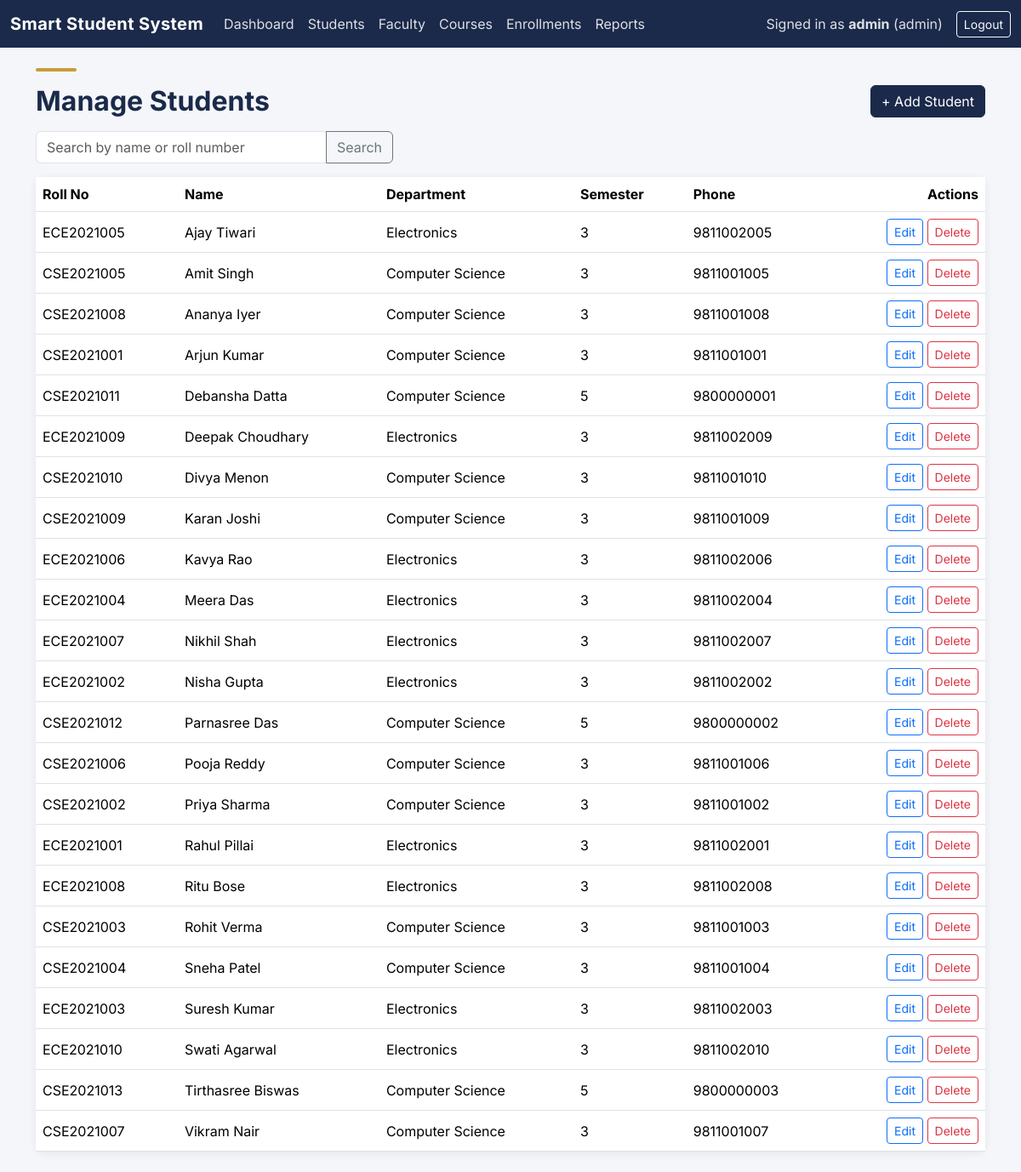
/admin/students/list.php (signed in), run on the app's committed database.
### tables this page shows
CREATE TABLE `students` (
  `student_id` int(11) NOT NULL,
  `user_id` int(11) DEFAULT NULL,
  `roll_number` varchar(20) NOT NULL,
  `full_name` varchar(100) NOT NULL,
  `dob` date DEFAULT NULL,
  `gender` enum('Male','Female','Other') DEFAULT NULL,
  `department_id` int(11) DEFAULT NULL,
  `current_semester` int(11) DEFAULT 1,
  `batch_year` year(4) DEFAULT NULL,
  `phone` varchar(15) DEFAULT NULL,
  `address` text DEFAULT NULL,
  `photo_path` varchar(255) DEFAULT NULL,
  `admission_date` date DEFAULT NULL
);

CREATE TABLE `departments` (
  `department_id` int(11) NOT NULL,
  `department_name` varchar(100) NOT NULL,
  `department_code` varchar(10) NOT NULL
);

### admin/students/list.php (the view, shortened to what this page needs)
<?php
require_once __DIR__ . '/../../config/db.php';
$search = trim($_GET['q'] ?? '');
if ($search !== '') {
    $like = "%$search%";
    $stmt = $pdo->prepare(
        "SELECT s.*, d.department_name FROM students s
         LEFT JOIN departments d ON s.department_id = d.department_id
         WHERE s.full_name LIKE ? OR s.roll_number LIKE ?
         ORDER BY s.full_name"
    );
    $stmt->execute([$like, $like]);
} else {
    $stmt = $pdo->query(
        "SELECT s.*, d.department_name FROM students s
         LEFT JOIN departments d ON s.department_id = d.department_id
         ORDER BY s.full_name"
    );
}
$students = $stmt->fetchAll();
include __DIR__ . '/../../includes/header.php';
?>
<div class="accent-bar"></div>
<div class="d-flex justify-content-between align-items-center mb-3 flex-wrap gap-2">
  <h2 class="mb-0">Manage Students</h2>
  <a href="add.php" class="btn btn-primary">+ Add Student</a>
</div>
<form method="GET" class="mb-3">
  <div class="input-group" style="max-width: 420px;">
    <input type="text" name="q" class="form-control" placeholder="Search by name or roll number" value="<?= htmlspecialchars($search) ?>">
    <button class="btn btn-outline-secondary" type="submit">Search</button>
  </div>
</form>
<div class="card">
  <div class="table-responsive">
    <table class="table table-hover mb-0 align-middle">
      <thead>
        <tr>
          <th>Roll No</th>
          <th>Name</th>
          <th>Department</th>
          <th>Semester</th>
          <th>Phone</th>
          <th class="text-end">Actions</th>
        </tr>
      </thead>
      <tbody>
        <?php foreach ($students as $s): ?>
        <tr>
          <td><?= htmlspecialchars($s['roll_number']) ?></td>
          <td><?= htmlspecialchars($s['full_name']) ?></td>
          <td><?= htmlspecialchars($s['department_name'] ?? '—') ?></td>
          <td><?= htmlspecialchars((string)$s['current_semester']) ?></td>
          <td><?= htmlspecialchars($s['phone'] ?? '—') ?></td>
          <td class="text-end">
            <a href="edit.php?id=<?= (int)$s['student_id'] ?>" class="btn btn-sm btn-outline-primary">Edit</a>
            <form method="POST" action="delete.php" class="d-inline"
                  onsubmit="return confirm('Delete this student? This also removes their login and cannot be undone.');">
              <button type="submit" class="btn btn-sm btn-outline-danger">Delete</button>
            </form>
          </td>
        </tr>
        <?php endforeach; ?>
      </tbody>
    </table>
  </div>
</div>
<?php include __DIR__ . '/../../includes/footer.php'; ?>

### assets/css/style.css (style rules this page uses)
:root { --navy: #1B2A4A; --navy-light: #2A3F66; --gold: #C89B3C; --bg: #F4F6F9; --surface: #FFFFFF; --text: #1F2430; --text-muted: #5B6472; --success: #2E7D5B; --danger: #B3434E; }
body { background-color: var(--bg); color: var(--text); font-family: 'Inter', -apple-system, sans-serif; }
h1, h2, h3, h4, h5, h6 { font-weight: 700; color: var(--navy); }
.card { border: none; border-radius: 10px; box-shadow: 0 2px 10px rgba(27, 42, 74, 0.08); }
.btn-primary { background-color: var(--navy); border-color: var(--navy); }
.accent-bar { height: 4px; width: 48px; background-color: var(--gold); border-radius: 2px; margin-bottom: 1rem; }

### data on the page
students: roll_number "ECE2021005", full_name "Ajay Tiwari", department.department_name "Electronics", current_semester "3", phone "9811002005"
students: roll_number "CSE2021005", full_name "Amit Singh", department.department_name "Computer Science", current_semester "3", phone "9811001005"
students: roll_number "CSE2021008", full_name "Ananya Iyer", department.department_name "Computer Science", current_semester "3", phone "9811001008"
students: roll_number "CSE2021001", full_name "Arjun Kumar", department.department_name "Computer Science", current_semester "3", phone "9811001001"
students: roll_number "CSE2021011", full_name "Debansha Datta", department.department_name "Computer Science", current_semester "5", phone "9800000001"
students: roll_number "ECE2021009", full_name "Deepak Choudhary", department.department_name "Electronics", current_semester "3", phone "9811002009"
students: roll_number "CSE2021010", full_name "Divya Menon", department.department_name "Computer Science", current_semester "3", phone "9811001010"
students: roll_number "CSE2021009", full_name "Karan Joshi", department.department_name "Computer Science", current_semester "3", phone "9811001009"
students: roll_number "ECE2021006", full_name "Kavya Rao", department.department_name "Electronics", current_semester "3", phone "9811002006"
students: roll_number "ECE2021004", full_name "Meera Das", department.department_name "Electronics", current_semester "3", phone "9811002004"
students: roll_number "ECE2021007", full_name "Nikhil Shah", department.department_name "Electronics", current_semester "3", phone "9811002007"
students: roll_number "ECE2021002", full_name "Nisha Gupta", department.department_name "Electronics", current_semester "3", phone "9811002002"
students: roll_number "CSE2021012", full_name "Parnasree Das", department.department_name "Computer Science", current_semester "5", phone "9800000002"
students: roll_number "CSE2021006", full_name "Pooja Reddy", department.department_name "Computer Science", current_semester "3", phone "9811001006"
students: roll_number "CSE2021002", full_name "Priya Sharma", department.department_name "Computer Science", current_semester "3", phone "9811001002"
students: roll_number "ECE2021001", full_name "Rahul Pillai", department.department_name "Electronics", current_semester "3", phone "9811002001"
students: roll_number "ECE2021008", full_name "Ritu Bose", department.department_name "Electronics", current_semester "3", phone "9811002008"
students: roll_number "CSE2021003", full_name "Rohit Verma", department.department_name "Computer Science", current_semester "3", phone "9811001003"
students: roll_number "CSE2021004", full_name "Sneha Patel", department.department_name "Computer Science", current_semester "3", phone "9811001004"
students: roll_number "ECE2021003", full_name "Suresh Kumar", department.department_name "Electronics", current_semester "3", phone "9811002003"
students: roll_number "ECE2021010", full_name "Swati Agarwal", department.department_name "Electronics", current_semester "3", phone "9811002010"
students: roll_number "CSE2021013", full_name "Tirthasree Biswas", department.department_name "Computer Science", current_semester "5", phone "9800000003"
students: roll_number "CSE2021007", full_name "Vikram Nair", department.department_name "Computer Science", current_semester "3", phone "9811001007"

### other printed values
$_SESSION['username'] "admin"
$_SESSION['role'] "admin"
